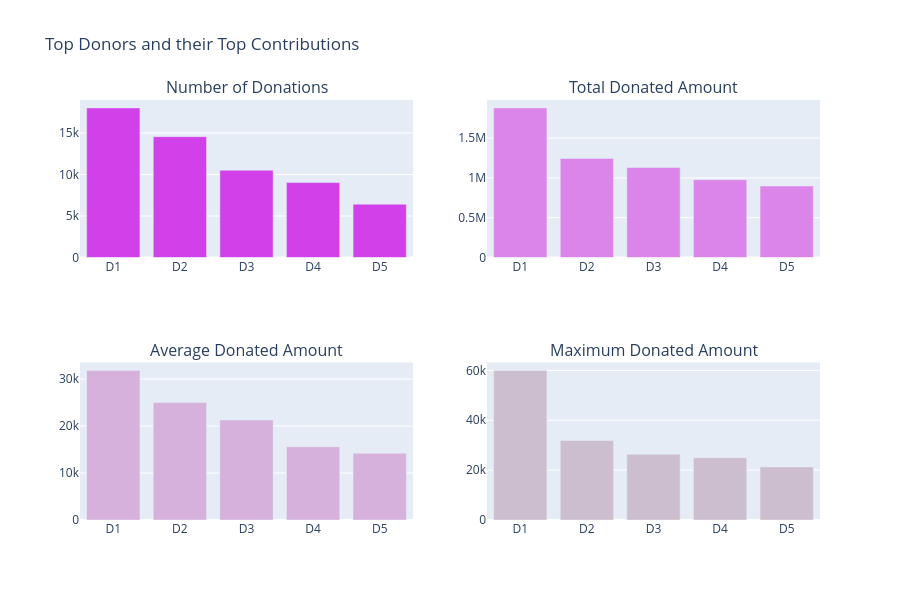

The cell this chart's notebook holds for it:
### Markdown cell above
## <a id="3.3"> 3.3 ¿Quiénes son los principales donantes? </a>

Identifiquemos a los donantes que realizaron las mayores contribuciones y sus montos. Por ejemplo:

- 3.3.1 Donantes con el mayor número de donaciones
- 3.3.2 Donantes con las mayores cantidades totales
- 3.3.3 Donantes con los promedios más altos en donaciones individuales
- 3.3.4 Donantes con la mayor cantidad máxima donada en una sola donación

### Code cell
# Which Projects Had the maximum Donations 

tempdf = donations_df.groupby('Donor ID').agg({'Donor ID' : 'count', 'Donation Amount' : 'sum'}).rename(columns={'Donor ID' : "Total Donations", 'Donation Amount' : "Total Amount"}).reset_index()
tempdf['Average Donation Amount'] = tempdf['Total Amount'] / tempdf['Total Donations']

tempdf1 = tempdf.sort_values(by=['Total Donations'], ascending=[False])
x = tempdf1.head(5)['Donor ID']
x = ["D"+str(i+1) for i in range(len(x))]
y = tempdf1.head(5)['Total Donations']
tr1 = bar_ver_noagg(x, y, 'Total Donations', '#d141ea', lm=None, rt=True)

tempdf1 = tempdf.sort_values(by=['Total Amount'], ascending=[False])
x = tempdf1.head(5)['Donor ID']
x = ["D"+str(i+1) for i in range(len(x))]
y = tempdf1.head(5)['Total Amount']
tr2 = bar_ver_noagg(x, y, 'Average Donations', '#db85ea', lm=None, rt=True)

tempdf1 = tempdf.sort_values(by=['Average Donation Amount'], ascending=[False])
x = tempdf1.head(5)['Donor ID']
x = ["D"+str(i+1) for i in range(len(x))]
y = tempdf1.head(5)['Average Donation Amount']
tr3 = bar_ver_noagg(x, y, 'Average Donations', '#d5b1db', lm=None, rt=True)

tempdf = donations_df.groupby('Donor ID').agg({'Donor ID' : 'count', 'Donation Amount' : 'max'}).rename(columns={'Donor ID' : "Total Donations", 'Donation Amount' : "Maximum Donations"}).reset_index()
tempdf1 = tempdf.sort_values(by=['Maximum Donations'], ascending=[False])
x = tempdf1.head(5)['Donor ID']
x = ["D"+str(i+1) for i in range(len(x))]
y = tempdf1.head(5)['Maximum Donations']
tr4 = bar_ver_noagg(x, y, 'Maximum Donations', '#ccbece', lm=None, rt=True)

fig = tools.make_subplots(rows=2, cols=2, print_grid=False, subplot_titles = ['Number of Donations', "Total Donated Amount", 'Average Donated Amount', 'Maximum Donated Amount'])
fig.append_trace(tr1, 1, 1);
fig.append_trace(tr2, 1, 2);
fig.append_trace(tr3, 2, 1);
fig.append_trace(tr4, 2, 2);

fig['layout'].update(height=600, showlegend=False, title='Top Donors and their Top Contributions');
iplot(fig);

### Figure 1 — Plotly figure (JSON) as saved in the notebook; plotly's stock layout.template omitted (floating-point values rounded to 4 significant figures)
{"data": [{"marker": {"color": "#d141ea"}, "type": "bar", "x": ["D1", "D2", "D3", "D4", "D5"], "xaxis": "x", "y": [18035, 14565, 10515, 9029, 6427], "yaxis": "y"}, {"marker": {"color": "#db85ea"}, "type": "bar", "x": ["D1", "D2", "D3", "D4", "D5"], "xaxis": "x2", "y": [1880000.0, 1244000.0, 1131000.0, 977600.0, 897400.0], "yaxis": "y2"}, {"marker": {"color": "#d5b1db"}, "type": "bar", "x": ["D1", "D2", "D3", "D4", "D5"], "xaxis": "x3", "y": [31860.0, 25000.0, 21300.0, 15600.0, 14200.0], "yaxis": "y3"}, {"marker": {"color": "#ccbece"}, "type": "bar", "x": ["D1", "D2", "D3", "D4", "D5"], "xaxis": "x4", "y": [60000.0, 31860.0, 26370.0, 25000.0, 21300.0], "yaxis": "y4"}], "layout": {"annotations": [{"font": {"size": 16}, "showarrow": false, "text": "Number of Donations", "x": 0.225, "xanchor": "center", "xref": "paper", "y": 1, "yanchor": "bottom", "yref": "paper"}, {"font": {"size": 16}, "showarrow": false, "text": "Total Donated Amount", "x": 0.775, "xanchor": "center", "xref": "paper", "y": 1, "yanchor": "bottom", "yref": "paper"}, {"font": {"size": 16}, "showarrow": false, "text": "Average Donated Amount", "x": 0.225, "xanchor": "center", "xref": "paper", "y": 0.375, "yanchor": "bottom", "yref": "paper"}, {"font": {"size": 16}, "showarrow": false, "text": "Maximum Donated Amount", "x": 0.775, "xanchor": "center", "xref": "paper", "y": 0.375, "yanchor": "bottom", "yref": "paper"}], "height": 600, "showlegend": false, "title": {"text": "Top Donors and their Top Contributions"}, "xaxis": {"anchor": "y", "domain": [0, 0.45]}, "xaxis2": {"anchor": "y2", "domain": [0.55, 1]}, "xaxis3": {"anchor": "y3", "domain": [0, 0.45]}, "xaxis4": {"anchor": "y4", "domain": [0.55, 1]}, "yaxis": {"anchor": "x", "domain": [0.625, 1]}, "yaxis2": {"anchor": "x2", "domain": [0.625, 1]}, "yaxis3": {"anchor": "x3", "domain": [0, 0.375]}, "yaxis4": {"anchor": "x4", "domain": [0, 0.375]}}}
